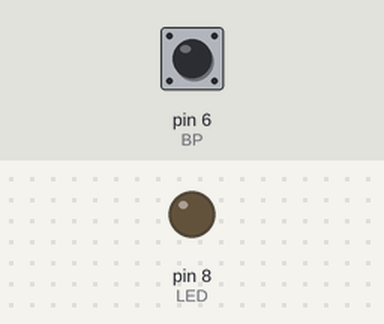
Recording of a sketch running on a simulated Arduino Uno, built with avr-gcc and run on an emulated ATmega328P. Shown: output pins drawn as LEDs (lit = HIGH). Inputs (shaded band) come from the test bench; at power-on: pin 6 (BP) HIGH.

Above: at 1.2 s.
1.3 s: pin 6 (BP) pulled LOW for 0.15 s
At 1.7 s:
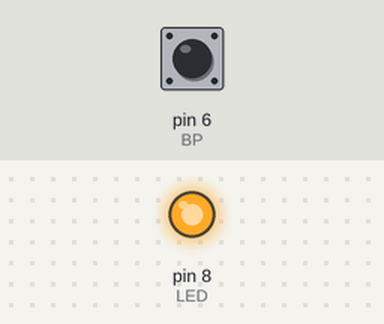
Timing chart, 0 to 4.3 s (numbered marks = the images above; inputs shaded):
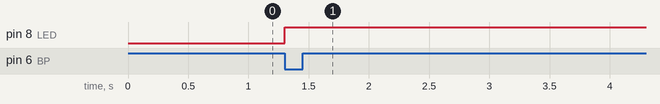

The sketch:

test.ino
```cpp
#define LED 8
#define BP 6
int BP_value = 0;

void setup()
{
	pinMode(LED, OUTPUT);
	pinMode(BP, INPUT_PULLUP);
}
void loop()
{
BP_value = digitalRead(BP);
if (BP_value == 0) {
digitalWrite(LED, HIGH);

}

}
```

Measured:
- after the input at 1.3 s, pin 8 (LED): LOW → HIGH at once
